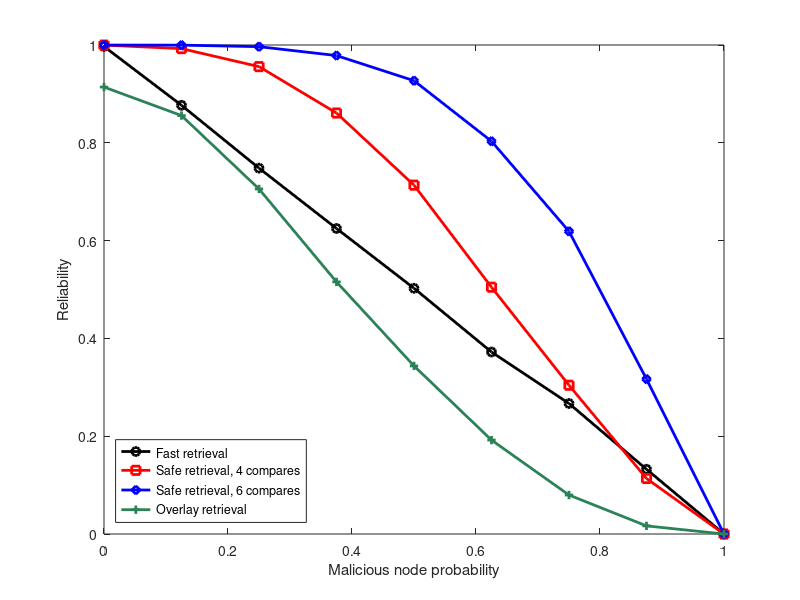
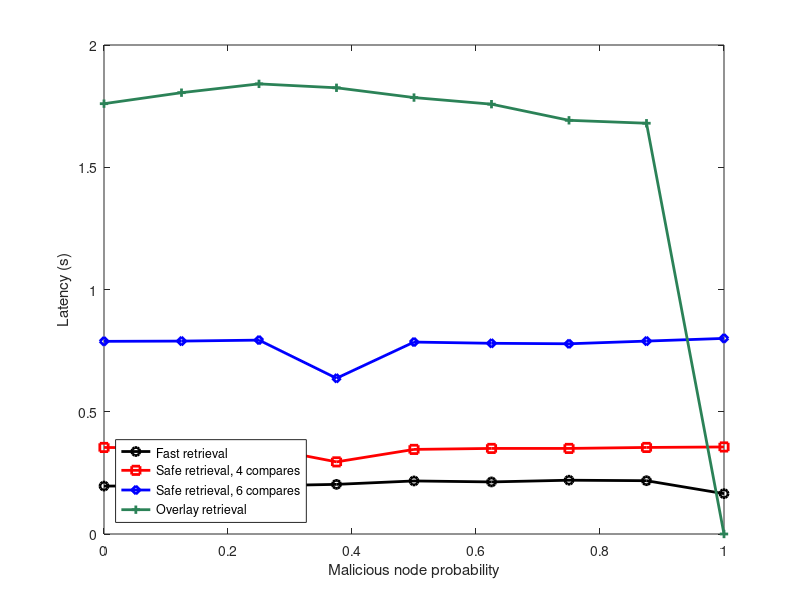
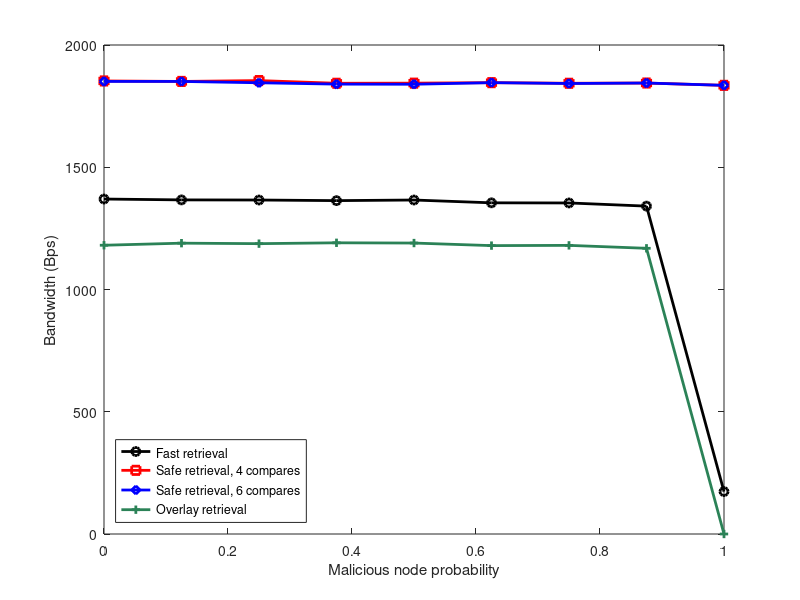

Reproduce these figures in MATLAB, in order.
close all
clear all

malicious_nodes =      [0.0,      0.125,    0.25,     0.375,    0.5,      0.625,    0.75,     0.875,    1.0];

%Reliability
safe4_get_rel =        [0.9998,   0.9926,   0.9558,   0.8609,   0.7134,   0.5047,   0.3042,   0.1135,   0.0];
safe6_get_rel =        [0.9999,   0.9997,   0.9966,   0.9784,   0.9270,   0.8032,   0.6189,   0.3168,   0.0];
fast_get_rel =         [0.9970,   0.8767,   0.7482,   0.6248,   0.5025,   0.3722,   0.2669,   0.1324,   0.0];
overlay_get_rel =      [0.9140,   0.8557,   0.7056,   0.5156,   0.3437,   0.1921,   0.0797,   0.0166,   0.0];

%Responsiveness
safe4_get_resp =       [0.354,    0.351,    0.356,    0.295,    0.346,    0.350,    0.350,    0.354,    0.356];
safe6_get_resp =       [0.788,    0.789,    0.793,    0.637,    0.785,    0.780,    0.778,    0.789,    0.800];
fast_get_resp =        [0.196,    0.197,    0.197,    0.203,    0.217,    0.213,    0.220,    0.218,    0.165];
overlay_get_resp =     [1.760,    1.805,    1.841,    1.825,    1.785,    1.758,    1.692,    1.680,    0.0  ];

%Data used
safe4_get_data_in =    [4,        4,        4,        4,        4,        4,        4,        4,        4];
safe6_get_data_in =    [4,        4,        4,        4,        4,        4,        4,        4,        4];
fast_get_data_in =     [4,        4,        4,        4,        4,        4,        4,        4,        4];
overlay_get_data_in =  [4,        4,        4,        4,        4,        4,        4,        4,        4];

safe4_get_data_out =   [157,      121,      116,      98,       87,       61,       37,       14,      0  ];
safe6_get_data_out =   [72,       73,       71,       54,       66,       57,       44,       22,      0  ];
fast_get_data_out =    [157,      157,      156,      156,      154,      154,      154,      154,     144];
overlay_get_data_out = [157,      157,      156,      156,      154,      154,      154,      154,     144];

%Group bandwidth
safe4_get_group_in =   [725,      724,      721,      714,      717,      716,      715,      714,      710];
safe6_get_group_in =   [723,      724,      716,      714,      713,      716,      712,      714,      710];
fast_get_group_in =    [186,      179,      180,      174,      178,      176,      175,      174,      165];
overlay_get_group_in = [0  ,      0  ,      0  ,      0  ,      0  ,      0  ,      0  ,      0  ,      0  ];

safe4_get_group_out =  [593,      590,      588,      583,      587,      586,      581,      582,      580];
safe6_get_group_out =  [593,      590,      586,      583,      580,      586,      583,      582,      580];
fast_get_group_out =   [182,      175,      177,      171,      174,      174,      172,      170,      182];
overlay_get_group_out= [0  ,      0  ,      0  ,      0  ,      0  ,      0  ,      0  ,      0  ,      0  ];

%Overlay bandwidth
safe4_get_overlay_in=  [1187,     1187,     1192,     1187,     1185,     1188,     1188,     1188,     1183];
safe6_get_overlay_in=  [1186,     1187,     1187,     1184,     1186,     1188,     1188,     1188,     1183];
fast_get_overlay_in =  [1180,     1183,     1182,     1185      1183,     1173      1174,     1162,     0   ];
overlay_get_overlay_in=[1180,     1183,     1182,     1185,     1183,     1173,     1174,     1161,     0   ];

safe4_get_overlay_out= [1201,     1201,     1208,     1203,      1199,     1202,     1203,     1205,     1197];
safe6_get_overlay_out= [1200,     1201,     1202,     1199,      1200,     1202,     1202,     1205,     1197];
fast_get_overlay_out = [1192,     1196,     1193,     1197,     1197,     1186,     1187,     1176,     0   ];
overlay_get_overlay_out=[1182,    1196,     1193,     1197,     1197,     1186,     1187,     1176,     0   ];

safe4_get_in = safe4_get_group_in + safe4_get_overlay_in;
safe6_get_in = safe6_get_group_in + safe6_get_overlay_in;
fast_get_in = fast_get_group_in + fast_get_overlay_in;
overlay_get_in = overlay_get_group_in + overlay_get_overlay_in;

safe4_get_out = safe4_get_group_out + safe4_get_overlay_out;
safe6_get_out = safe6_get_group_out + safe6_get_overlay_out;
fast_get_out = fast_get_group_out + fast_get_overlay_out;
overlay_get_out = overlay_get_group_out + overlay_get_overlay_out;

safe4_get = (safe4_get_in + safe4_get_out)/2;
safe6_get = (safe6_get_in + safe6_get_out)/2;
fast_get =  (fast_get_in + fast_get_out)/2;
overlay_get =  (overlay_get_in + overlay_get_out)/2;

safe4_get_data = safe4_get_data_in + safe4_get_data_out;
safe6_get_data = safe6_get_data_in + safe6_get_data_out;
fast_get_data = fast_get_data_in + fast_get_data_out;
overlay_get_data = overlay_get_data_in + overlay_get_data_out;

figure
set(gca, 'FontSize', 24)
plot(malicious_nodes, fast_get_rel, 'ko-', 'LineWidth',2);
hold on
plot(malicious_nodes, safe4_get_rel, 'rs-', 'LineWidth',2);
plot(malicious_nodes, safe6_get_rel, 'bd-', 'LineWidth',2);
plot(malicious_nodes, overlay_get_rel, '+-', 'Color',[0.17,0.51,0.34], 'LineWidth',2);
ylabel('Reliability');
xlabel('Malicious node probability');
hleg = legend('Fast retrieval','Safe retrieval, 4 compares','Safe retrieval, 6 compares', 'Overlay retrieval');
set(hleg, 'Location', 'SouthWest');

figure
set(gca, 'FontSize', 24)
plot(malicious_nodes, fast_get_resp, 'ko-', 'LineWidth',2);
hold on
plot(malicious_nodes, safe4_get_resp, 'rs-', 'LineWidth',2);
plot(malicious_nodes, safe6_get_resp, 'bd-', 'LineWidth',2);
plot(malicious_nodes, overlay_get_resp, '+-', 'Color',[0.17,0.51,0.34], 'LineWidth',2);
ylabel('Latency (s)');
xlabel('Malicious node probability');
hleg = legend('Fast retrieval','Safe retrieval, 4 compares','Safe retrieval, 6 compares', 'Overlay retrieval');
set(hleg, 'Location', 'SouthWest');

figure
set(gca, 'FontSize', 24)
plot(malicious_nodes, fast_get, 'ko-', 'LineWidth',2);
hold on
plot(malicious_nodes, safe4_get, 'rs-', 'LineWidth',2);
plot(malicious_nodes, safe6_get, 'bd-', 'LineWidth',2);
plot(malicious_nodes, overlay_get, '+-', 'Color',[0.17,0.51,0.34], 'LineWidth',2);
ylabel('Bandwidth (Bps)');
xlabel('Malicious node probability');
hleg = legend('Fast retrieval','Safe retrieval, 4 compares','Safe retrieval, 6 compares', 'Overlay retrieval');
set(hleg, 'Location', 'SouthWest');
